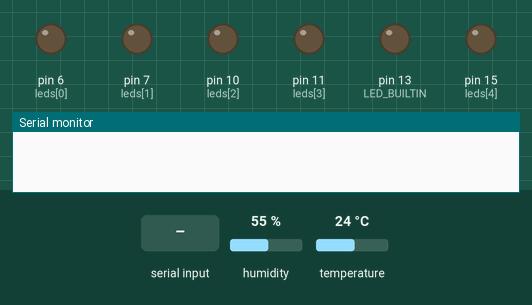
Simulated run of this sketch. Board: Arduino Uno, built with avr-gcc and run on an emulated ATmega328P. Shown: output pins drawn as LEDs (lit = HIGH), the last lines printed to the serial monitor. Dashed ring = blinking. Inputs (shaded band) come from the test bench; at power-on: humidity 55 %, temperature 24 °C.

Above: at 1.2 s.
1.3 s: "OP,\n" received over Serial
At 1.45 s:
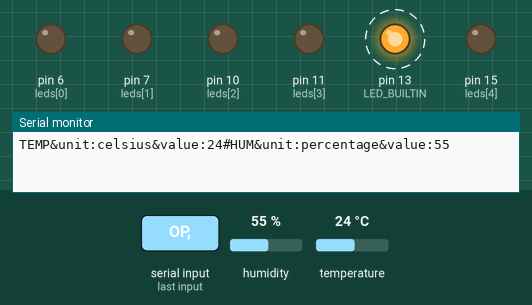
4.3 s: "ON,\n" received over Serial
At 5.5 s:
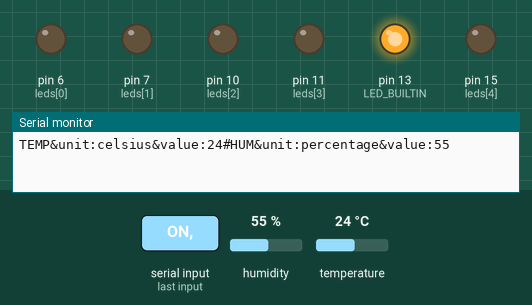
Timing chart, 0 to 7.8 s (numbered marks = the images above; inputs shaded):
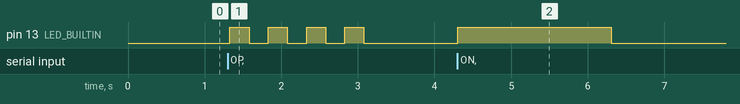

The sketch:

sketch_US11.ino
```cpp
#include <DHT.h>
#include <arduino-timer.h>

#define SENSOR_PIN 14
#define SENSOR_TYPE DHT11

const uint8_t leds[5] = {6, 7, 10, 11, 15};
const int totalLeds = sizeof(leds) / sizeof(leds[0]);

unsigned long lastStateUpdate = 0;
unsigned long lastLedActivation = 0;
unsigned long blinkStartTime = 0;
unsigned long lastBlinkTime = 0;

bool areLedsActive = false;
bool blinkLed = false;
bool builtInLedState = false; // Current state of the built-in LED

String machineState;

DHT temperatureSensor(SENSOR_PIN, SENSOR_TYPE);

// Function prototypes
void handleLeds(String binaryCommand);
void deactivateLeds();
void sendSensorData();
String receiveCommand();

void setup() {
  for (int i = 0; i < totalLeds; i++) {
    pinMode(leds[i], OUTPUT);
    digitalWrite(leds[i], LOW);
  }

  pinMode(LED_BUILTIN, OUTPUT);
  digitalWrite(LED_BUILTIN, LOW);

  Serial.begin(9600);
  temperatureSensor.begin();
}

void loop() {
  String command = receiveCommand();

  if (command.startsWith("OP,")) {
    handleLeds(command.substring(3));
    machineState = "OP";
    lastStateUpdate = millis();
    blinkLed = true;
    blinkStartTime = millis();
    sendSensorData();
  } else if (command.startsWith("ON,")) {
    handleLeds(command.substring(3));
    machineState = "ON";
    lastStateUpdate = millis();
    blinkLed = false;
    digitalWrite(LED_BUILTIN, HIGH);
    delay(2000);
    digitalWrite(LED_BUILTIN, LOW);
    sendSensorData();
  } else if (command.startsWith("OFF,")) {
    handleLeds(command.substring(3));
    machineState = "OFF";
    lastStateUpdate = millis();
    blinkLed = false;
    digitalWrite(LED_BUILTIN, LOW);
    sendSensorData();
  }

  if (areLedsActive && millis() - lastLedActivation >= 2000) {
    deactivateLeds();
    areLedsActive = false;
  }

  if (blinkLed) {
    if (millis() - blinkStartTime >= 2000) {
      blinkLed = false;
      digitalWrite(LED_BUILTIN, LOW);
    } else if (millis() - lastBlinkTime >= 250) {
      lastBlinkTime = millis();
      builtInLedState = !builtInLedState;
      digitalWrite(LED_BUILTIN, builtInLedState ? HIGH : LOW);
    }
  }
}

void handleLeds(String binaryCommand) {
  int ledIndex = 0;
  int commandLength = binaryCommand.length();

  for (int i = commandLength - 1; i >= 0; i--) {
    char bit = binaryCommand[i];
    if (bit == '1' || bit == '0') {
      if (ledIndex < totalLeds) {
        digitalWrite(leds[ledIndex], (bit == '1') ? HIGH : LOW);
        ledIndex++;
      }
    }
  }

  for (; ledIndex < totalLeds; ledIndex++) {
    digitalWrite(leds[ledIndex], LOW);
  }

  areLedsActive = true;
  lastLedActivation = millis();
}

void deactivateLeds() {
  for (int i = 0; i < totalLeds; i++) {
    digitalWrite(leds[i], LOW);
  }
  digitalWrite(LED_BUILTIN, LOW);
}

void sendSensorData() {
  float temp = temperatureSensor.readTemperature();
  float humidity = temperatureSensor.readHumidity();

  String sensorData;

  if (isnan(temp) || isnan(humidity)) {
    sensorData = "ERROR,TEMP,HUM";
  } else {
    int roundedTemp = (int)round(temp);
    int roundedHumidity = (int)round(humidity);

    sensorData = "TEMP&unit:celsius&value:";
    sensorData += roundedTemp;
    sensorData += "#HUM&unit:percentage&value:";
    sensorData += roundedHumidity;
  }

  Serial.println(sensorData);
}

String receiveCommand() {
  if (Serial.available()) {
    String incomingCommand = Serial.readStringUntil('\n');
    incomingCommand.trim();
    return incomingCommand;
  }
  return "";
}
```

Measured:
- after the input at 1.3 s, pin 13 (LED_BUILTIN): alternates HIGH for 0.25 s and LOW for 0.25 s, 8 changes in all, then stays LOW, starting at once
- after the input at 4.3 s, pin 13 (LED_BUILTIN): LOW → HIGH at once, → LOW 2.0 s later
